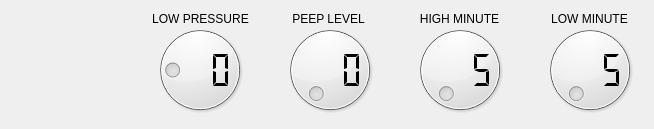
            <widget class="QWidget" name="page_2">
             <widget class="QDial" name="peepdial">
              <property name="geometry">
               <rect>
                <x>280</x>
                <y>20</y>
                <width>100</width>
                <height>100</height>
               </rect>
              </property>
              <property name="minimumSize">
               <size>
                <width>100</width>
                <height>100</height>
               </size>
              </property>
              <property name="minimum">
               <number>0</number>
              </property>
              <property name="maximum">
               <number>25</number>
              </property>
             </widget>
             <widget class="QLabel" name="label_8">
              <property name="geometry">
               <rect>
                <x>278</x>
                <y>8</y>
                <width>101</width>
                <height>21</height>
               </rect>
              </property>
              <property name="layoutDirection">
               <enum>Qt::LeftToRight</enum>
              </property>
              <property name="frameShape">
               <enum>QFrame::NoFrame</enum>
              </property>
              <property name="frameShadow">
               <enum>QFrame::Plain</enum>
              </property>
              <property name="lineWidth">
               <number>8</number>
              </property>
              <property name="midLineWidth">
               <number>8</number>
              </property>
              <property name="text">
               <string>PEEP LEVEL</string>
              </property>
              <property name="textFormat">
               <enum>Qt::AutoText</enum>
              </property>
              <property name="scaledContents">
               <bool>false</bool>
              </property>
              <property name="alignment">
               <set>Qt::AlignCenter</set>
              </property>
             </widget>
             <widget class="QLCDNumber" name="peeplcd">
              <property name="geometry">
               <rect>
                <x>300</x>
                <y>50</y>
                <width>66</width>
                <height>40</height>
               </rect>
              </property>
              <property name="minimumSize">
               <size>
                <width>0</width>
                <height>40</height>
               </size>
              </property>
              <property name="font">
               <font>
                <pointsize>12</pointsize>
                <weight>50</weight>
                <bold>false</bold>
               </font>
              </property>
              <property name="styleSheet">
               <string notr="true">color:black</string>
              </property>
              <property name="frameShape">
               <enum>QFrame::NoFrame</enum>
              </property>
              <property name="frameShadow">
               <enum>QFrame::Plain</enum>
              </property>
              <property name="digitCount">
               <number>3</number>
              </property>
              <property name="segmentStyle">
               <enum>QLCDNumber::Flat</enum>
              </property>
              <property name="value" stdset="0">
               <double>0.000000000000000</double>
              </property>
              <property name="intValue" stdset="0">
               <number>0</number>
              </property>
             </widget>
             <widget class="QDial" name="lowpdial">
              <property name="geometry">
               <rect>
                <x>150</x>
                <y>20</y>
                <width>100</width>
                <height>100</height>
               </rect>
              </property>
              <property name="maximum">
               <number>25</number>
              </property>
              <property name="value">
               <number>5</number>
              </property>
             </widget>
             <widget class="QLCDNumber" name="lowplcd">
              <property name="geometry">
               <rect>
                <x>170</x>
                <y>50</y>
                <width>64</width>
                <height>40</height>
               </rect>
              </property>
              <property name="styleSheet">
               <string notr="true">color:black</string>
              </property>
              <property name="frameShape">
               <enum>QFrame::NoFrame</enum>
              </property>
              <property name="digitCount">
               <number>3</number>
              </property>
              <property name="segmentStyle">
               <enum>QLCDNumber::Flat</enum>
              </property>
             </widget>
             <widget class="QLabel" name="label_10">
              <property name="geometry">
               <rect>
                <x>140</x>
                <y>8</y>
                <width>121</width>
                <height>21</height>
               </rect>
              </property>
              <property name="layoutDirection">
               <enum>Qt::LeftToRight</enum>
              </property>
              <property name="frameShape">
               <enum>QFrame::NoFrame</enum>
              </property>
              <property name="frameShadow">
               <enum>QFrame::Plain</enum>
              </property>
              <property name="lineWidth">
               <number>8</number>
              </property>
              <property name="midLineWidth">
               <number>8</number>
              </property>
              <property name="text">
               <string>LOW PRESSURE</string>
              </property>
              <property name="textFormat">
               <enum>Qt::AutoText</enum>
              </property>
              <property name="scaledContents">
               <bool>false</bool>
              </property>
              <property name="alignment">
               <set>Qt::AlignCenter</set>
              </property>
             </widget>
             <widget class="QLabel" name="label_11">
              <property name="geometry">
               <rect>
                <x>404</x>
                <y>8</y>
                <width>111</width>
                <height>21</height>
               </rect>
              </property>
              <property name="layoutDirection">
               <enum>Qt::LeftToRight</enum>
              </property>
              <property name="frameShape">
               <enum>QFrame::NoFrame</enum>
              </property>
              <property name="frameShadow">
               <enum>QFrame::Plain</enum>
              </property>
              <property name="lineWidth">
               <number>8</number>
              </property>
              <property name="midLineWidth">
               <number>8</number>
              </property>
              <property name="text">
               <string>HIGH MINUTE</string>
              </property>
              <property name="textFormat">
               <enum>Qt::AutoText</enum>
              </property>
              <property name="scaledContents">
               <bool>false</bool>
              </property>
              <property name="alignment">
               <set>Qt::AlignCenter</set>
              </property>
             </widget>
             <widget class="QDial" name="himinitdial">
              <property name="geometry">
               <rect>
                <x>410</x>
                <y>20</y>
                <width>100</width>
                <height>100</height>
               </rect>
              </property>
              <property name="minimumSize">
               <size>
                <width>100</width>
                <height>100</height>
               </size>
              </property>
              <property name="minimum">
               <number>5</number>
              </property>
              <property name="maximum">
               <number>30</number>
              </property>
             </widget>
             <widget class="QLCDNumber" name="himinitlcd">
              <property name="geometry">
               <rect>
                <x>430</x>
                <y>50</y>
                <width>66</width>
                <height>40</height>
               </rect>
              </property>
              <property name="minimumSize">
               <size>
                <width>0</width>
                <height>40</height>
               </size>
              </property>
              <property name="font">
               <font>
                <pointsize>12</pointsize>
                <weight>50</weight>
                <bold>false</bold>
               </font>
              </property>
              <property name="styleSheet">
               <string notr="true">color:black</string>
              </property>
              <property name="frameShape">
               <enum>QFrame::NoFrame</enum>
              </property>
              <property name="frameShadow">
               <enum>QFrame::Plain</enum>
              </property>
              <property name="digitCount">
               <number>3</number>
              </property>
              <property name="segmentStyle">
               <enum>QLCDNumber::Flat</enum>
              </property>
              <property name="value" stdset="0">
               <double>5.000000000000000</double>
              </property>
             </widget>
             <widget class="QDial" name="lowminitdial">
              <property name="geometry">
               <rect>
                <x>540</x>
                <y>20</y>
                <width>100</width>
                <height>100</height>
               </rect>
              </property>
              <property name="minimumSize">
               <size>
                <width>100</width>
                <height>100</height>
               </size>
              </property>
              <property name="minimum">
               <number>5</number>
              </property>
              <property name="maximum">
               <number>30</number>
              </property>
             </widget>
             <widget class="QLabel" name="label_12">
              <property name="geometry">
               <rect>
                <x>534</x>
                <y>8</y>
                <width>111</width>
                <height>21</height>
               </rect>
              </property>
              <property name="layoutDirection">
               <enum>Qt::LeftToRight</enum>
              </property>
              <property name="frameShape">
               <enum>QFrame::NoFrame</enum>
              </property>
              <property name="frameShadow">
               <enum>QFrame::Plain</enum>
              </property>
              <property name="lineWidth">
               <number>8</number>
              </property>
              <property name="midLineWidth">
               <number>8</number>
              </property>
              <property name="text">
               <string>LOW MINUTE</string>
              </property>
              <property name="textFormat">
               <enum>Qt::AutoText</enum>
              </property>
              <property name="scaledContents">
               <bool>false</bool>
              </property>
              <property name="alignment">
               <set>Qt::AlignCenter</set>
              </property>
             </widget>
             <widget class="QLCDNumber" name="lowminitlcd">
              <property name="geometry">
               <rect>
                <x>560</x>
                <y>50</y>
                <width>66</width>
                <height>40</height>
               </rect>
              </property>
              <property name="minimumSize">
               <size>
                <width>0</width>
                <height>40</height>
               </size>
              </property>
              <property name="font">
               <font>
                <pointsize>12</pointsize>
                <weight>50</weight>
                <bold>false</bold>
               </font>
              </property>
              <property name="styleSheet">
               <string notr="true">color:black</string>
              </property>
              <property name="frameShape">
               <enum>QFrame::NoFrame</enum>
              </property>
              <property name="frameShadow">
               <enum>QFrame::Plain</enum>
              </property>
              <property name="digitCount">
               <number>3</number>
              </property>
              <property name="segmentStyle">
               <enum>QLCDNumber::Flat</enum>
              </property>
              <property name="value" stdset="0">
               <double>5.000000000000000</double>
              </property>
             </widget>
            </widget>
